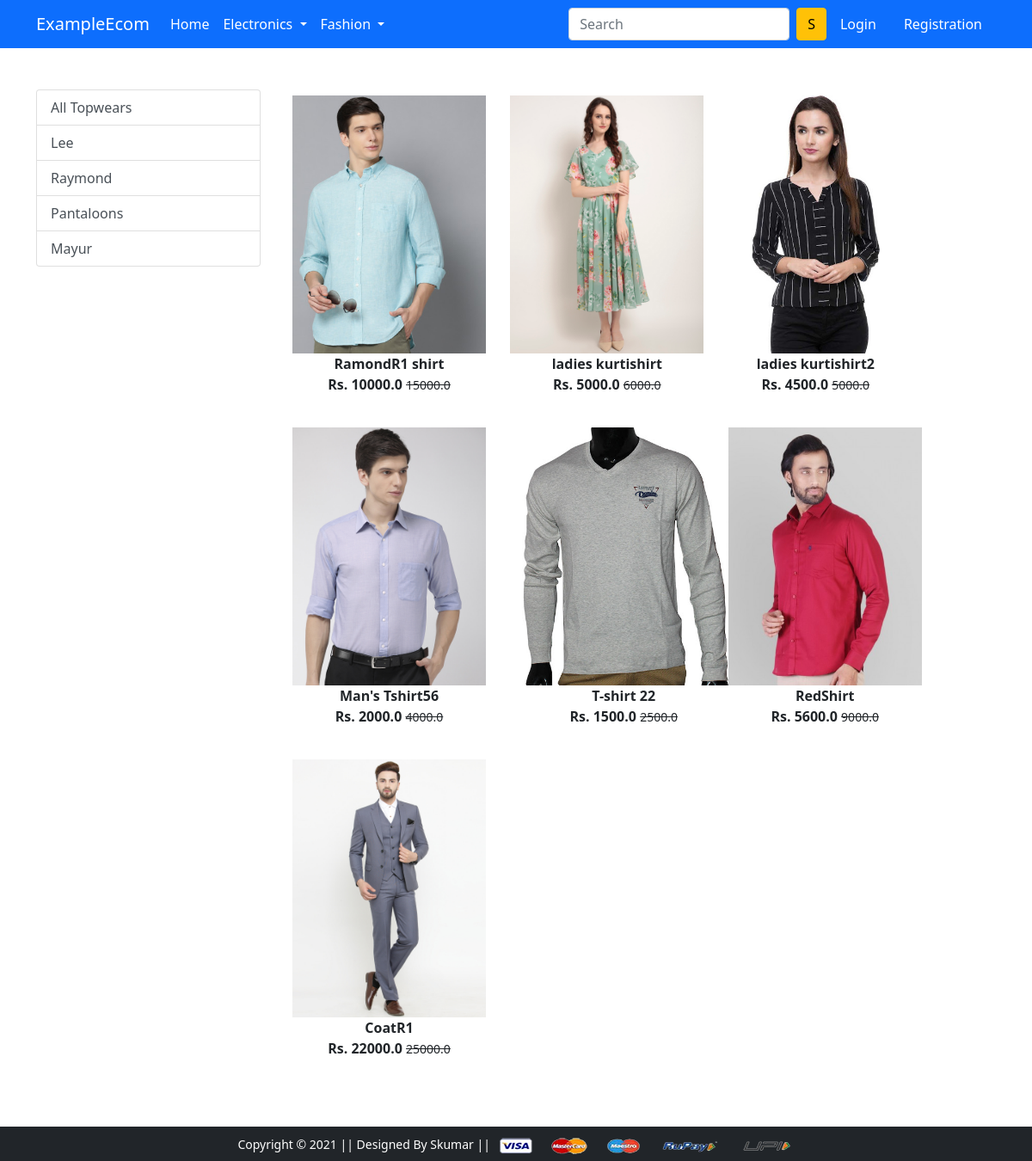
Screenshot of /topwear/ with the database file from the repository.
### app/models.py (models this page shows, shortened)
class Product(models.Model):
    title = models.CharField(max_length=100)
    selling_price = models.FloatField()
    discounted_price = models.FloatField()
    description = models.TextField()
    brand = models.CharField(max_length=500)
    category = models.CharField(choices=CATEGORY_CHOICES, max_length=2)
    product_image = models.ImageField(upload_to='productimg')

### app/views.py (the view)
# urls.py: path('topwear/', views.topwears, name="topwear"),
def topwears(request, data=None):
    totalitem = 0
    if request.user.is_authenticated:
        totalitem = len(Cart.objects.filter(user=request.user))
    if data == None:
        topwears = Product.objects.filter(category='TW')
    elif data == 'Lee' or data == 'Raymond' or data == 'Pantaloons' or data == 'Mayur':
        topwears = Product.objects.filter(category="TW").filter(brand=data)
    return render(request, "app/topwears.html", {"topwears":topwears,  "totalitem":totalitem})

### app/templates/app/topwears.html (shortened to what this page needs)
{% extends 'app/base.html' %}
{% load static %}
{% block main-content %}
<div class="container my-5">
 <div class="row">
  <div class="col-sm-3">
    <div class="list-group">
        <a href = "{% url 'topwear' %}" class='list-group-item list-group-item-action' aria-current="true">All Topwears </a>
        <a href="{% url 'topweardata' 'Lee' %}" class='list-group-item list-group-item-action' aria-current="true">Lee</a>
        <a href="{% url 'topweardata' 'Raymond' %}" class='list-group-item list-group-item-action'>Raymond</a>
        <a href="{% url 'topweardata' 'Pantaloons' %}" class='list-group-item list-group-item-action'>Pantaloons</a>
        <a href="{% url 'topweardata' 'Mayur' %}" class='list-group-item list-group-item-action'>Mayur</a>
    </div>
    </div>
    <div class="col-sm-8">
        <div class="row">
            {% for product in topwears %}
                    <div class="col-sm-4 text-center mb-4">
                        <a href="{% url 'product-detail' product.id%}" class="btn">
                            <div class="item">
                                <img src="{{product.product_image.url}}" alt="" height="300" class="">
                                <div class="fw-bold">{{product.title}}</div>
                                <div class="fw-bold">Rs. {{product.discounted_price}} <small class="fw-light text-decoration-line-through">{{product.selling_price}}</small></div>
                            </div>
                        </a>
                    </div>
            {% endfor %}
        </div>
    </div>
 </div>
</div>
{% endblock main-content %}

### rows the page displays
Product: product_image (picture), title "RamondR1 shirt", discounted_price "10000.0", selling_price "15000.0"
Product: product_image (picture), title "ladies kurtishirt", discounted_price "5000.0", selling_price "6000.0"
Product: product_image (picture), title "ladies kurtishirt2", discounted_price "4500.0", selling_price "5000.0"
Product: product_image (picture), title "Man's Tshirt56", discounted_price "2000.0", selling_price "4000.0"
Product: product_image (picture), title "T-shirt 22", discounted_price "1500.0", selling_price "2500.0"
Product: product_image (picture), title "RedShirt", discounted_price "5600.0", selling_price "9000.0"
Product: product_image (picture), title "CoatR1", discounted_price "22000.0", selling_price "25000.0"
